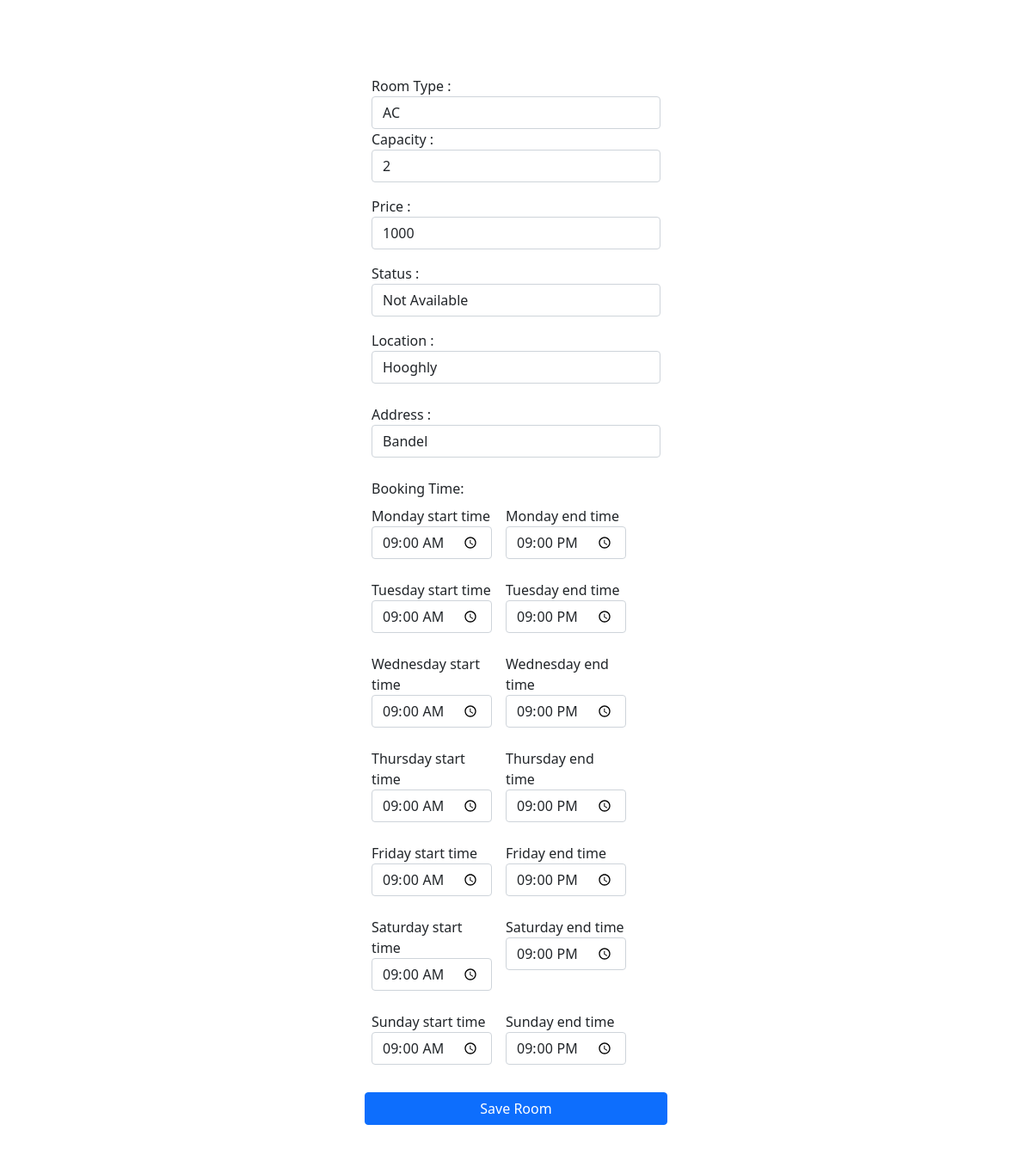
/roomedit/man1/14 (signed in), run on the app's committed database.
### rmmain/models.py (models this page shows, shortened)
class Room(models.Model):
    manager = models.ForeignKey(Manager,on_delete=models.CASCADE)
    roomtype = models.ForeignKey(Roomtype,on_delete=models.CASCADE)
    capacity = models.IntegerField(default=0,blank=False)
    price = models.IntegerField(default=0)
    status = models.CharField(max_length=10000,blank=False)
    location = models.ForeignKey(Location,on_delete=models.CASCADE)
    address = models.CharField(max_length=10000,blank=False)
    mnumber = models.CharField(max_length=11,blank=False)

class Roomtype(models.Model):
    roomtype = models.CharField(max_length=200,blank=False)
    def __str__(self):
        return str(self.roomtype)

class Location(models.Model):
    city = models.CharField(max_length=200,blank=False)
    state = models.CharField(max_length=200,blank=False)
    country = models.CharField(max_length=200,blank=False)
    def __str__(self):
        return str(self.city)

class Timing(models.Model):
    manager = models.ForeignKey(Manager,on_delete=models.CASCADE)
    roomid = models.ForeignKey(Room,on_delete=models.CASCADE)
    smonday = models.TimeField(default= "09:00:00" ,blank=True)
    emonday = models.TimeField(default= "21:00:00",blank=True)
    stuesday = models.TimeField(default= "09:00:00",blank=True)
    etuesday = models.TimeField(default= "21:00:00",blank=True)
    swednesday = models.TimeField(default= "09:00:00",blank=True)
    ewednesday = models.TimeField(default= "21:00:00",blank=True)
    sthursday = models.TimeField(default= "09:00:00",blank=True)
    ethursday = models.TimeField(default= "21:00:00",blank=True)
    sfriday = models.TimeField(default= "09:00:00",blank=True)
    efriday = models.TimeField(default= "21:00:00",blank=True)
    ssaturday = models.TimeField(default= "09:00:00",blank=True)
    esaturday = models.TimeField(default= "21:00:00",blank=True)
    ssunday = models.TimeField(default= "09:00:00",blank=True)
    esunday = models.TimeField(default= "21:00:00",blank=True)

### rmmain/views.py (the view)
# urls.py: path('roomedit/<str:user>/<int:id>', views.roomedit,name='roomedit'),
def roomedit(request,user,id):
    if request.user.is_authenticated:
        if(request.method == "POST"):
            if(request.POST.get('eroomtype') and request.POST['ecapacity'] and request.POST['eprice'] and request.POST.get('estatus') and request.POST.get('elocation') and request.POST['eaddress']):
                new_data = Room.objects.get(pk=id)
                new_data.roomtype = Roomtype.objects.get(roomtype=request.POST.get('eroomtype'))
                new_data.capacity = request.POST['ecapacity']
                new_data.price = request.POST['eprice']
                new_data.status = request.POST.get('estatus')
                new_data.location = Location.objects.get(city=request.POST.get('elocation'))
                new_data.address = request.POST['eaddress']
                new_data.save()
                new_time = Timing.objects.get(roomid = id)
                new_time.smonday = request.POST.get('smonday')
                new_time.emonday = request.POST.get('emonday')
                new_time.stuesday = request.POST.get('stuesday')
                new_time.etuesday = request.POST.get('etuesday')
                new_time.swednesday = request.POST.get('swednesday')
                new_time.ewednesday = request.POST.get('ewednesday')
                new_time.sthursday = request.POST.get('sthursday')
                new_time.ethursday = request.POST.get('ethursday')
                new_time.sfriday = request.POST.get('sfriday')
                new_time.efriday =request.POST.get('efriday')
                new_time.ssaturday = request.POST.get('ssaturday')
                new_time.esaturday = request.POST.get('esaturday')
                new_time.ssunday = request.POST.get('ssunday')
                new_time.esunday = request.POST.get('esunday')
                new_time.save()
                return redirect('manager_dashboard',user=request.user)
            else:
                all_roomtypes = Roomtype.objects.all()
                locations = Location.objects.all()
                prev_data = Room.objects.get(pk=id)
                bookrange = Timing.objects.get(roomid = id)
                context = {
                    'alltypes':all_roomtypes,
                    'alllocations' : locations,
                    'prev_data' : prev_data,
                    'room_id':id,
                    'bookrange':bookrange
                }
                return render(request,'roomedit.html',context)
        else:
            all_roomtypes = Roomtype.objects.all()
            locations = Location.objects.all()
            prev_data = Room.objects.get(pk=id)
            bookrange = Timing.objects.get(roomid = id)
            context = {
                'alltypes':all_roomtypes,
                'alllocations' : locations,
                'prev_data' : prev_data,
                'room_id':id,
                'bookrange':bookrange
            }
            return render(request,'roomedit.html',context)
    else:
        return redirect('manager_login')

### templates/roomedit.html (shortened to what this page needs)
<!doctype html>
<html lang="en">
<head>
    <link href="https://cdn.jsdelivr.net/npm/bootstrap@5.1.3/dist/css/bootstrap.min.css" rel="stylesheet"
>
</head>
<body>
    <div class="container-fluid">
        <section class="w-100 p-4 d-flex justify-content-center pb-4 " style="margin-top: 4rem;margin-bottom: 4rem;">
            <form class="row g-3" action="/roomedit/{{request.user}}/{{room_id}}" method="POST" style="text-align: initial;width: 22rem;">
                <div class="form-row">
                    <div class="form-group">
                        <label for="roomtype">Room Type : </label>
                        <select name="eroomtype" id="roomtype" class="form-control">
                            <option value="{{prev_data.roomtype}}" selected hidden>{{prev_data.roomtype}}</option>
                        </select>
                    </div>
                    <div class="form-group">
                        <label for="capacity">Capacity :</label>
                        <input value="{{prev_data.capacity}}" name="ecapacity" type="number" class="form-control" id="capacity" placeholder="capacity">
                    </div>
                </div>
                <div class="form-group">
                    <label for="price">Price :</label>
                    <input value="{{prev_data.price}}" name="eprice" type="number" class="form-control" id="price" placeholder="Price">
                </div>
                <div class="form-group">
                    <label for="status">Status : </label>
                    <select name="estatus" id="status" class="form-control">
                        <option value="{{prev_data.status}}" selected hidden>{{prev_data.status}}</option>
                    </select>
                </div>
                <div class="form-group mb-2">
                    <div class="form-group">
                        <label for="location">Location : </label>
                        <select name="elocation" id="location" class="form-control">
                            <option value="{{prev_data.location}}" selected hidden>{{prev_data.location}}</option>
                        </select>
                    </div>
                </div>
                <div class="form-group mb-2">
                    <div class="form-group">
                        <label for="address">Address : </label>
                        <input value="{{prev_data.address}}" name="eaddress" type="text" class="form-control" id="address" placeholder="Address">
                    </div>
                </div>
                <div class="form-group mb-2">
                    <label class="mb-2" for="location">Booking Time: </label>
                    <div class="form-group" style="display: flex;flex-wrap: wrap;flex-direction: row;gap: 1rem;">
                        <div class="form-group mb-2 col-md-5">
                            <label for="inputAddress">Monday start time</label>
                            <input value="{{bookrange.smonday|time:'H:i'}}" name="smonday" type="time" class="form-control " id="price" placeholder="Price">
                        </div>
                        <div class="form-group mb-2 col-md-5">
                            <label for="inputAddress">Monday end time</label>
                            <input value="{{bookrange.emonday|time:'H:i'}}" name="emonday" type="time" class="form-control" id="price" placeholder="Price">
                        </div>
                        <div class="form-group mb-2 col-md-5">
                            <label for="inputAddress">Tuesday start time</label>
                            <input value="{{bookrange.stuesday|time:'H:i'}}" name="stuesday" type="time" class="form-control " id="price" placeholder="Price">
                        </div>
                        <div class="form-group mb-2 col-md-5">
                            <label for="inputAddress">Tuesday end time</label>
                            <input value="{{bookrange.etuesday|time:'H:i'}}" name="etuesday" type="time" class="form-control" id="price" placeholder="Price">
                        </div>
                        <div class="form-group mb-2 col-md-5">
                            <label for="inputAddress">Wednesday start time</label>
                            <input value="{{bookrange.swednesday|time:'H:i'}}" name="swednesday" type="time" class="form-control " id="price" placeholder="Price">
                        </div>
                        <div class="form-group mb-2 col-md-5">
                            <label for="inputAddress">Wednesday end time</label>
                            <input value="{{bookrange.ewednesday|time:'H:i'}}" name="ewednesday" type="time" class="form-control" id="price" placeholder="Price">
                        </div>
                        <div class="form-group mb-2 col-md-5">
                            <label for="inputAddress">Thursday start time</label>
                            <input value="{{bookrange.sthursday|time:'H:i'}}" name="sthursday" type="time" class="form-control " id="price" placeholder="Price">
                        </div>
                        <div class="form-group mb-2 col-md-5">
                            <label for="inputAddress">Thursday end time</label>
                            <input value="{{bookrange.ethursday|time:'H:i'}}" name="ethursday" type="time" class="form-control" id="price" placeholder="Price">
                        </div>
                        <div class="form-group mb-2 col-md-5">
                            <label for="inputAddress">Friday start time</label>
                            <input value="{{bookrange.sfriday|time:'H:i'}}" name="sfriday" type="time" class="form-control " id="price" placeholder="Price">
                        </div>
                        <div class="form-group mb-2 col-md-5">
                            <label for="inputAddress">Friday end time</label>
                            <input value="{{bookrange.efriday|time:'H:i'}}" name="efriday" type="time" class="form-control" id="price" placeholder="Price">
                        </div>
                        <div class="form-group mb-2 col-md-5">
                            <label for="inputAddress">Saturday start time</label>
                            <input value="{{bookrange.ssaturday|time:'H:i'}}" name="ssaturday" type="time" class="form-control " id="price" placeholder="Price">
                        </div>
                        <div class="form-group mb-2 col-md-5">
                            <label for="inputAddress">Saturday end time</label>
                            <input value="{{bookrange.esaturday|time:'H:i'}}" name="esaturday" type="time" class="form-control" id="price" placeholder="Price">
                        </div>
                        <div class="form-group mb-2 col-md-5">
                            <label for="inputAddress">Sunday start time</label>
                            <input value="{{bookrange.ssunday|time:'H:i'}}" name="ssunday" type="time" class="form-control " id="price" placeholder="Price">
                        </div>
                        <div class="form-group mb-2 col-md-5">
                            <label for="inputAddress">Sunday end time</label>
                            <input value="{{bookrange.esunday|time:'H:i'}}" name="esunday" type="time" class="form-control" id="price" placeholder="Price">
                        </div>
                    </div>
                </div>
                <button type="submit" class="btn btn-primary">Save Room</button>
            </form>
        </section>
    </div>
</body>
</html>

### data on the page
Room: eroomtype "AC", ecapacity "2", eprice "1000", estatus "Not Available", elocation "Hooghly", eaddress "Bandel"
Timing: smonday "09:00", emonday "21:00", stuesday "09:00", etuesday "21:00", swednesday "09:00", ewednesday "21:00", sthursday "09:00", ethursday "21:00", sfriday "09:00", efriday "21:00", ssaturday "09:00", esaturday "21:00", ssunday "09:00", esunday "21:00"
